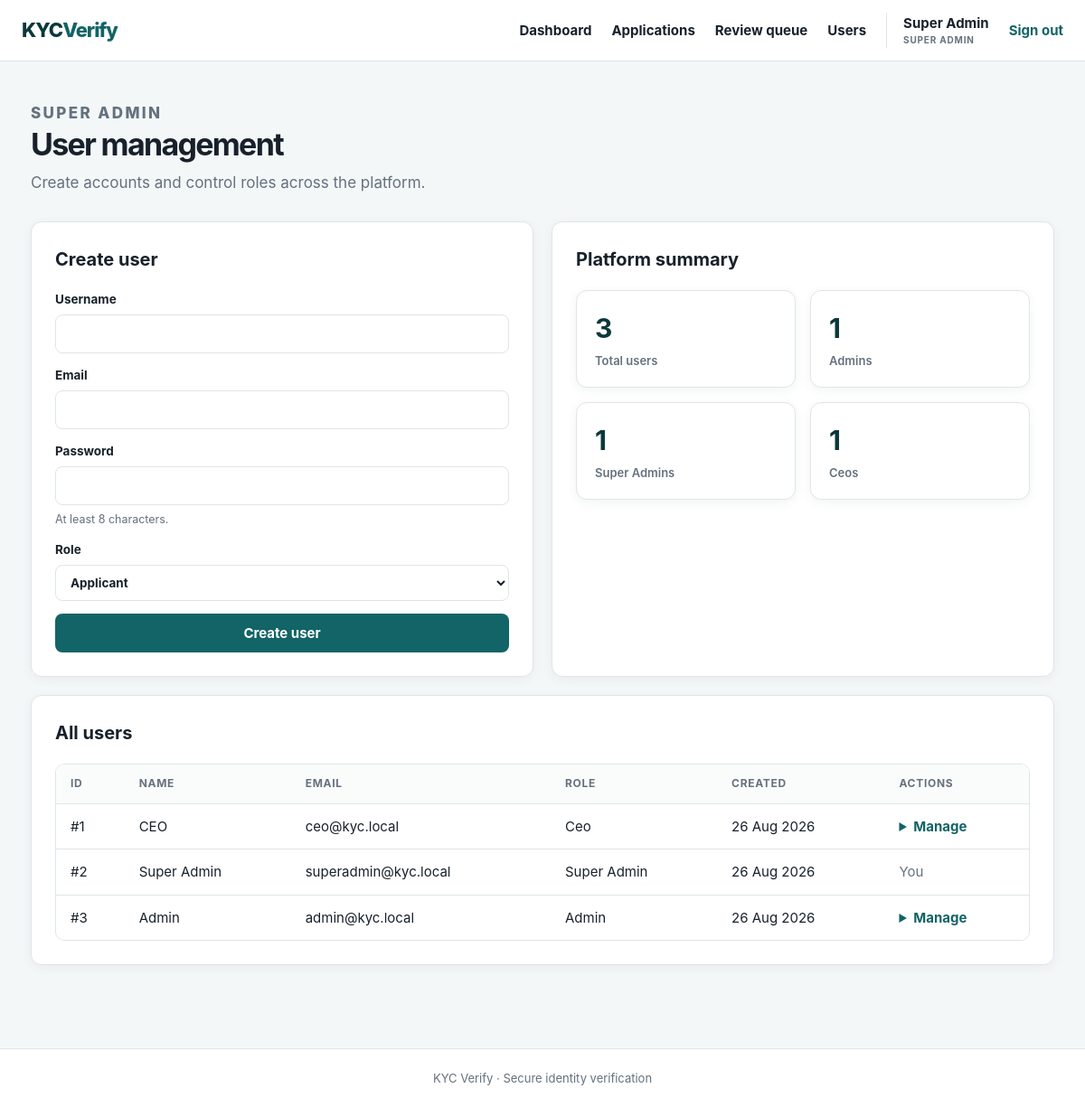
Page /?page=users (signed in) on the committed database.
### tables this page shows
CREATE TABLE user_roles (
    user_id INT UNSIGNED PRIMARY KEY,
    role ENUM(
        'APPLICANT',
        'ADMIN',
        'SUPER_ADMIN',
        'CEO'
    ) NOT NULL DEFAULT 'APPLICANT',
    CONSTRAINT fk_user_roles_user FOREIGN KEY (user_id) REFERENCES users (id) ON DELETE CASCADE
);

CREATE TABLE users (
    id INT UNSIGNED AUTO_INCREMENT PRIMARY KEY,
    username VARCHAR(120) NOT NULL,
    email VARCHAR(190) NOT NULL UNIQUE,
    password_hash VARCHAR(255) NOT NULL,
    created_at TIMESTAMP NOT NULL DEFAULT CURRENT_TIMESTAMP
);

### index.php (called while the page is built, shortened)
<?php
require_once __DIR__ . '/functions.php';
require_once __DIR__ . '/auth.php';
require_once __DIR__ . '/layout.php';
$u    = user();
$page = $_GET['page'] ?? ($u ? 'dashboard' : 'login');
require __DIR__ . '/pages/' . $page . '.php';

### auth.php (called while the page is built, shortened)
<?php
function user(): ?array
{
    return $_SESSION['user'] ?? null;
}
function is_staff(): bool
{
    $u = user();
    return $u !== null && in_array($u['role'], STAFF_ROLES, true);
}
function role_label(string $role): string
{
    return ucwords(strtolower(str_replace('_', ' ', $role)));
}

### functions.php (called while the page is built, shortened)
<?php
require_once __DIR__ . '/database.php';
function e(?string $value): string
{
    return htmlspecialchars((string) $value, ENT_QUOTES, 'UTF-8');
}

### database.php (called while the page is built, shortened)
<?php
function db(): PDO {
    static $pdo = null;
    if ($pdo === null) {
        $pdo = new PDO('mysql:host=' . DB_HOST . ';dbname=' . DB_NAME . ';charset=utf8mb4', DB_USER, DB_PASS, [
            PDO::ATTR_ERRMODE => PDO::ERRMODE_EXCEPTION,
            PDO::ATTR_DEFAULT_FETCH_MODE => PDO::FETCH_ASSOC,
            PDO::ATTR_EMULATE_PREPARES => false,
        ]);
    }
    return $pdo;
}

### pages/users.php (the view, shortened to what this page needs)
<?php
$u = require_role(['SUPER_ADMIN']);
$users = db()->query('SELECT u.id, u.username, u.email, ur.role, u.created_at
                      FROM users u JOIN user_roles ur ON ur.user_id = u.id
                      ORDER BY u.created_at DESC')->fetchAll();
$roles = ['APPLICANT', 'ADMIN', 'SUPER_ADMIN', 'CEO'];
?>
<div class="hero compact">
    <div>
        <p class="eyebrow">SUPER ADMIN</p>
        <h1>User management</h1>
        <p>Create accounts and control roles across the platform.</p>
    </div>
</div>
<div class="grid-2">
    <div class="card">
        <h2>Create user</h2>
        <form method="post" class="stack">
            <label>Username
                <input name="username" required maxlength="120">
            </label>
            <label>Email
                <input type="email" name="email" required>
            </label>
            <label>Password
                <input type="password" name="password" minlength="8" required>
                <small class="hint">At least 8 characters.</small>
            </label>
            <label>Role
                <select name="role" required>
                    <?php foreach ($roles as $role): ?>
                        <option value="<?= $role ?>"><?= e(role_label($role)) ?></option>
                    <?php endforeach; ?>
                </select>
            </label>
            <button class="button button-primary">Create user</button>
        </form>
    </div>
    <div class="card">
        <h2>Platform summary</h2>
        <div class="stats stats-inline">
            <div class="stat"><strong><?= count($users) ?></strong><span>Total users</span></div>
            <?php
            $counts = db()->query('SELECT role, COUNT(*) c FROM user_roles GROUP BY role')->fetchAll();
            foreach ($counts as $row): ?>
                <div class="stat"><strong><?= $row['c'] ?></strong><span><?= e(role_label($row['role'])) ?>s</span></div>
            <?php endforeach; ?>
        </div>
    </div>
</div>
<div class="card">
    <h2>All users</h2>
    <div class="table-wrap">
        <table>
            <thead>
            <tr><th>ID</th><th>Name</th><th>Email</th><th>Role</th><th>Created</th><th>Actions</th></tr>
            </thead>
            <tbody>
            <?php foreach ($users as $member): ?>
                <tr>
                    <td>#<?= $member['id'] ?></td>
                    <td><?= e($member['username']) ?></td>
                    <td><?= e($member['email']) ?></td>
                    <td><?= e(role_label($member['role'])) ?></td>
                    <td><?= e(date('d M Y', strtotime($member['created_at']))) ?></td>
                    <td>
                        <?php if ($member['id'] != $u['id']): ?>
                            <details class="inline-edit">
                                <summary>Manage</summary>
                            </details>
                        <?php else: ?>
                            <span class="muted">You</span>
                        <?php endif; ?>
                    </td>
                </tr>
            <?php endforeach; ?>
            </tbody>
        </table>
    </div>
</div>

### assets/style.css (style rules this page uses)
:root { --ink: #18212b; --muted: #65717e; --line: #dfe5e9; --paper: #ffffff; --bg: #f4f7f8; --brand: #126466; --brand-dark: #0b383b; --brand-soft: #e3f0f0; --success: #1d7a4f; --success-bg: #e6f4ec; --danger: #b53d3d; --danger-bg: #fbeaea; --warn: #9d6510; --warn-bg: #fdf6e7; --info: #245a9d; --info-bg: #e9f0fa; --radius: 12px; --shadow: 0 3px 12px rgba(28, 63, 73, 0.06); }
* { box-sizing: border-box; }
body { margin: 0; background: var(--bg); color: var(--ink); font: 15px/1.55 Inter, system-ui, -apple-system, BlinkMacSystemFont, "Segoe UI", sans-serif; min-height: 100vh; display: flex; flex-direction: column; }
button, .button { border: 0; border-radius: 8px; background: var(--brand); color: #fff; padding: 10px 16px; font: inherit; font-weight: 700; cursor: pointer; display: inline-block; transition: background 0.15s ease, transform 0.05s ease; }
.button-primary { background: var(--brand); }
.hero { display: flex; justify-content: space-between; align-items: end; margin-bottom: 30px; gap: 24px; }
.hero h1, .auth h1 { font-size: clamp(30px, 5vw, 46px); line-height: 1.08; margin: 4px 0 10px; letter-spacing: -1.7px; }
.hero p { margin: 0; color: var(--muted); font-size: 17px; }
.hero.compact h1 { font-size: 34px; }
.eyebrow { color: var(--brand); font-size: 11px; font-weight: 800; letter-spacing: 0.14em; margin: 0 0 6px; }
.card { background: var(--paper); border: 1px solid var(--line); border-radius: var(--radius); padding: 26px; margin: 20px 0; box-shadow: var(--shadow); }
.card h2 { font-size: 20px; margin: 0 0 18px; }
.grid-2 { display: grid; grid-template-columns: repeat(auto-fit, minmax(340px, 1fr)); gap: 20px; }
.grid-2 .card { margin: 0; }
label { display: flex; flex-direction: column; gap: 6px; font-weight: 650; font-size: 13.5px; color: var(--ink); }
input, select, textarea { border: 1px solid var(--line); border-radius: 8px; padding: 10px 12px; font: inherit; background: var(--paper); color: var(--ink); width: 100%; }
.hint { font-weight: 400; color: var(--muted); font-size: 12.5px; }
.stack { display: flex; flex-direction: column; gap: 14px; }
.stats { display: grid; grid-template-columns: repeat(auto-fit, minmax(170px, 1fr)); gap: 16px; margin-bottom: 26px; }
.stat { background: var(--paper); border: 1px solid var(--line); border-radius: var(--radius); padding: 18px 20px; box-shadow: var(--shadow); }
.stat strong { display: block; font-size: 30px; letter-spacing: -1px; color: var(--brand-dark); }
.stat span { color: var(--muted); font-size: 13px; font-weight: 600; }
.stats-inline { margin-bottom: 0; }
.table-wrap { overflow-x: auto; border: 1px solid var(--line); border-radius: 10px; }
table { width: 100%; border-collapse: collapse; background: var(--paper); }
th { text-align: left; font-size: 12px; text-transform: uppercase; letter-spacing: 0.06em; color: var(--muted); padding: 12px 16px; border-bottom: 1px solid var(--line); background: #fafcfc; white-space: nowrap; }
td { padding: 13px 16px; border-bottom: 1px solid var(--line); vertical-align: middle; }
tbody tr:last-child td { border-bottom: 0; }
.inline-edit summary { cursor: pointer; color: var(--brand); font-weight: 650; }
.muted { color: var(--muted); }

### rows in the picture
user_roles: user_id "1", user_id.username "CEO", user_id.email "ceo@kyc.local", role "Ceo", user_id.created_at "26 Aug 2026"
user_roles: user_id "2", user_id.username "Super Admin", user_id.email "superadmin@kyc.local", role "Super Admin", user_id.created_at "26 Aug 2026", shows "You"
user_roles: user_id "3", user_id.username "Admin", user_id.email "admin@kyc.local", role "Admin", user_id.created_at "26 Aug 2026"

### other values in the picture
$label "Dashboard"
$label "Applications"
$label "Review queue"
$label "Users"
$u['username'] "Super Admin"
role_label($u['role']) "SUPER ADMIN"
count($users) "3"
$row['c'] "1"
role_label($row['role']) "Admin"
role_label($row['role']) "Super Admin"
role_label($row['role']) "Ceo"
APP_NAME "KYC Verify"
form field role "Applicant"
